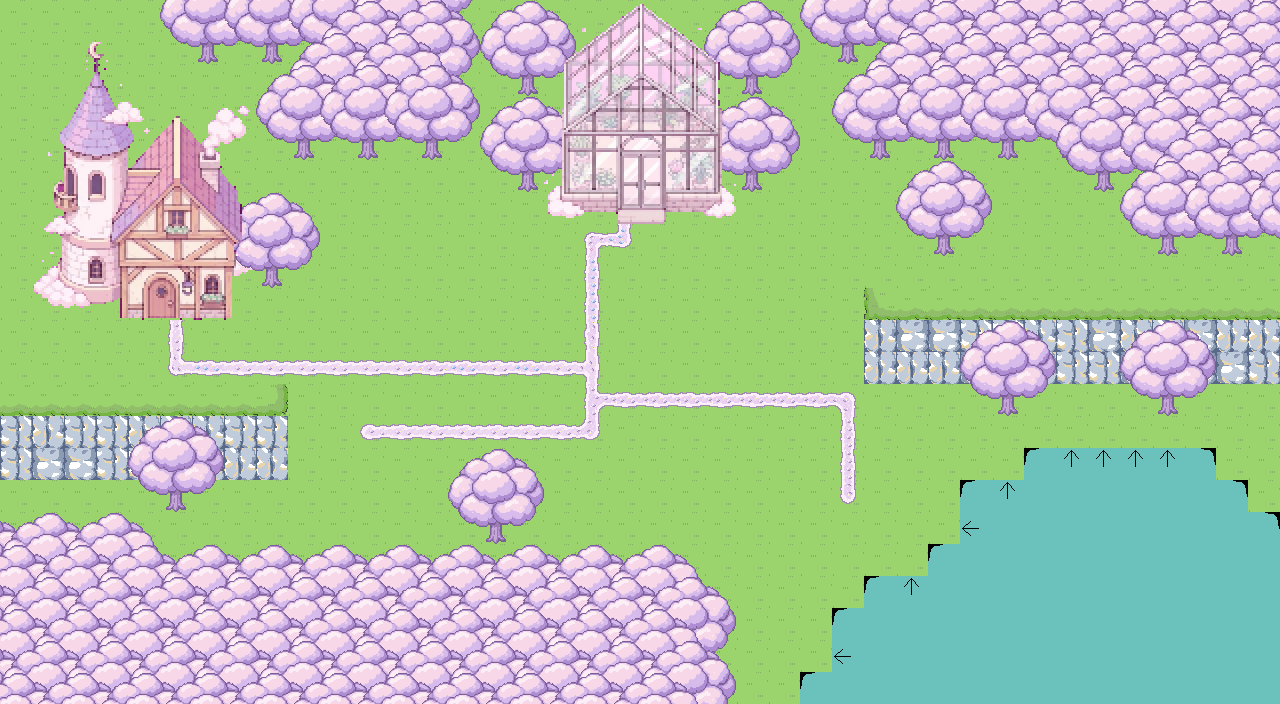

The image is a tile-based game level rendered from a .tmx file. Its description and source (layers, tilesets, objects; grid data summarised) follow:
An orthogonal 40x22 tile map with 32x32 px tiles, 6 tile layers (background, ground, decor_below, walls, ...), 2 tilesets and 47 objects (40x deco, 4x enemy, spawn, mirror, star).

<map version="1.10" tiledversion="1.12.0" orientation="orthogonal" renderorder="right-down" width="40" height="22" tilewidth="32" tileheight="32" infinite="0" nextlayerid="8" nextobjectid="52">
 <editorsettings>
  <export target="monde_2.json" format="json" />
 </editorsettings>
 <tileset firstgid="1" name="tileset_garden" tilewidth="32" tileheight="32" tilecount="32" columns="8">
  <image source="../images/tilesets/tileset_garden.png" width="256" height="128" />
 </tileset>
 <tileset firstgid="33" name="tileset_deco" tilewidth="32" tileheight="32" tilecount="3780" columns="60">
  <image source="../images/tilesets/tileset_deco.png" width="1920" height="2016" />
 </tileset>
 <layer id="1" name="background" width="40" height="22">
  <data>[880 cells, 880 non-empty, 1 distinct tile ids]</data>
 </layer>
 <layer id="2" name="ground" width="40" height="22">
  <data>[880 cells, 62 non-empty, 18 distinct tile ids]</data>
 </layer>
 <objectgroup id="6" name="objects">
  <object id="1" name="spawn" type="spawn" x="621.685" y="374.19">
   <point />
  </object>
  <object id="2" name="hub" type="mirror" x="160" y="320" width="32" height="64">
   <properties>
    <property name="type" value="" />
   </properties>
  </object>
  <object id="6" name="star" type="star" x="578.702" y="134.012">
   <point />
  </object>
  <object id="8" name="capuche" type="enemy" x="656" y="96">
   <point />
  </object>
  <object id="9" name="faucheur" type="enemy" x="1040" y="300">
   <point />
  </object>
  <object id="10" name="capuche" type="enemy" x="140" y="210">
   <point />
  </object>
  <object id="11" name="faucheur" type="enemy" x="270" y="490">
   <point />
  </object>
  <object id="12" name="cristal_rose" type="deco" x="742" y="560">
   <point />
  </object>
  <object id="13" name="cristal_violet" type="deco" x="783" y="595">
   <point />
  </object>
  <object id="14" name="cristal_rose" type="deco" x="759" y="577">
   <point />
  </object>
  <object id="15" name="cristal_violet" type="deco" x="340" y="226">
   <point />
  </object>
  <object id="16" name="cristal_rose" type="deco" x="342" y="255">
   <point />
  </object>
  <object id="17" name="cristal_violet" type="deco" x="373" y="230">
   <point />
  </object>
  <object id="18" name="fleur_4" type="deco" x="59" y="336">
   <point />
  </object>
  <object id="19" name="fleur_4" type="deco" x="35" y="343">
   <point />
  </object>
  <object id="20" name="fleur_4" type="deco" x="21" y="289">
   <point />
  </object>
  <object id="21" name="fleur_4" type="deco" x="28" y="321">
   <point />
  </object>
  <object id="22" name="fleur_4" type="deco" x="873" y="308">
   <point />
  </object>
  <object id="23" name="fleur_4" type="deco" x="826" y="327">
   <point />
  </object>
  <object id="24" name="fleur_4" type="deco" x="786" y="301">
   <point />
  </object>
  <object id="25" name="fleur_4" type="deco" x="900" y="312">
   <point />
  </object>
  <object id="26" name="fleur_4" type="deco" x="341" y="539">
   <point />
  </object>
  <object id="27" name="fleur_4" type="deco" x="375" y="508">
   <point />
  </object>
  <object id="28" name="fleur_5" type="deco" x="364" y="533">
   <point />
  </object>
  <object id="29" name="fleur_4" type="deco" x="341" y="513">
   <point />
  </object>
  <object id="30" name="champignon_3" type="deco" x="86" y="26">
   <point />
  </object>
  <object id="31" name="champignon_2" type="deco" x="126" y="22">
   <point />
  </object>
  <object id="32" name="champignon_2" type="deco" x="36" y="80">
   <point />
  </object>
  <object id="33" name="champignon_3" type="deco" x="62" y="20">
   <point />
  </object>
  <object id="34" name="champignon_3" type="deco" x="506" y="339">
   <point />
  </object>
  <object id="35" name="champignon_3" type="deco" x="483" y="332">
   <point />
  </object>
  <object id="36" name="champignon_2" type="deco" x="518" y="310">
   <point />
  </object>
  <object id="37" name="champignon_2" type="deco" x="477" y="367">
   <point />
  </object>
  <object id="38" name="champignon_2" type="deco" x="824" y="177">
   <point />
  </object>
  <object id="39" name="champignon_2" type="deco" x="881" y="172">
   <point />
  </object>
  <object id="40" name="champignon_2" type="deco" x="847" y="192">
   <point />
  </object>
  <object id="41" name="champignon_2" type="deco" x="815" y="151">
   <point />
  </object>
  <object id="42" name="bougie_2" type="deco" x="995" y="436">
   <point />
  </object>
  <object id="43" name="bougie_2" type="deco" x="1021" y="444">
   <point />
  </object>
  <object id="44" name="bougie_2" type="deco" x="957" y="459">
   <point />
  </object>
  <object id="45" name="bougie_2" type="deco" x="1036" y="206">
   <point />
  </object>
  <object id="46" name="bougie_2" type="deco" x="1053" y="223">
   <point />
  </object>
  <object id="47" name="bougie_2" type="deco" x="1044" y="182">
   <point />
  </object>
  <object id="48" name="lanterne_rose" type="deco" x="272" y="382">
   <point />
  </object>
  <object id="49" name="lanterne_rose" type="deco" x="912" y="574">
   <point />
  </object>
  <object id="50" name="lanterne_rose" type="deco" x="1264" y="478">
   <point />
  </object>
  <object id="51" name="lanterne_rose" type="deco" x="1232" y="318">
   <point />
  </object>
 </objectgroup>
 <layer id="3" name="decor_below" width="40" height="22">
  <data>[880 cells, 45 non-empty, 18 distinct tile ids]</data>
 </layer>
 <layer id="4" name="walls" width="40" height="22">
  <data>[880 cells, 325 non-empty, 54 distinct tile ids]</data>
 </layer>
 <layer id="7" name="animated_tiles" width="40" height="22">
  <data>[880 cells, 92 non-empty, 3 distinct tile ids]</data>
 </layer>
 <layer id="5" name="decor_above" width="40" height="22">
  <data>[880 cells, 114 non-empty, 76 distinct tile ids]</data>
 </layer>
</map>
